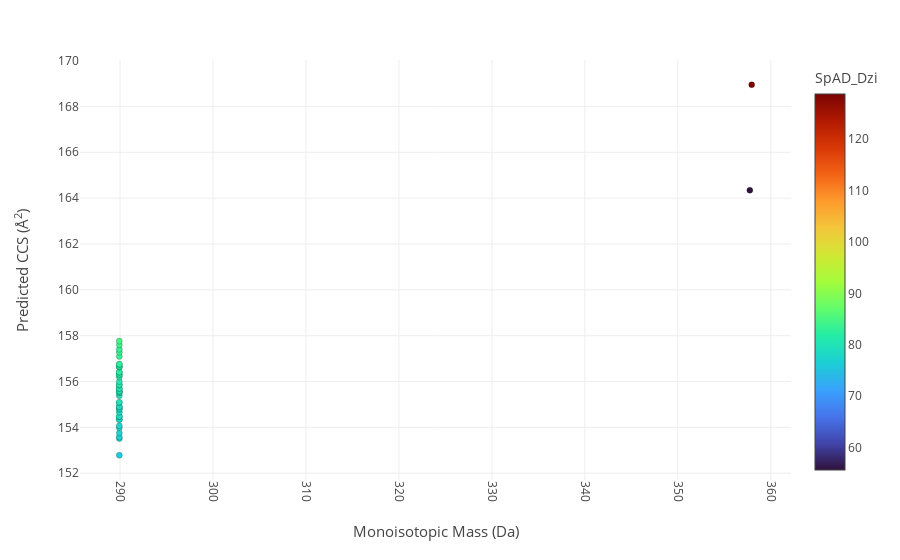

The cell this chart's notebook holds for it:
### Code cell
import plotly.express as px
high = 275
low = 250
figb = px.scatter(x=x2, 
                  y=y2, 
                  color_continuous_scale='Turbo'[0:100], 
                  color = color2, template = 'none')
    
figb.update_coloraxes(colorbar_title='SpAD_Dzi')

figb.update_xaxes(
        tickangle = 90,
        title_text = "Monoisotopic Mass (Da)",
        title_font = {"size": 15},
        title_standoff = 25)

figb.update_yaxes(
        title_text = "Predicted CCS (<span>&#8491;</span><sup>2</sup>)",
        title_font = {"size": 15},
        title_standoff = 25)


figb.update_traces(marker=dict(size=6,
                              line=dict(width=0.2,
                                        color='Black')),
                  selector=dict(mode='markers'))



figb.show()

### Figure 1 — Plotly figure (JSON) as saved in the notebook; plotly's stock layout.template omitted (floating-point values rounded to 4 significant figures)
{"data": [{"hovertemplate": "x=%{x}<br>y=%{y}<br>color=%{marker.color}<extra></extra>", "legendgroup": "", "marker": {"color": [128.8, 55.63, 76.02, 77.3, 77.08, 77.27, 78.26, 77.72, 78.49, 78.51, 78.34, 79.11, 78.74, 79.12, 79.3, 78.93, 78.96, 79.4, 79.7, 80.14, 80.0, 80.3, 80.36, 80.6, 80.17, 80.51, 80.8, 80.95, 80.61, 81.36, 81.53, 82.0, 81.85, 82.2, 82.01, 81.98, 81.82, 82.16, 82.8, 83.21, 83.37, 83.18, 84.0, 84.53], "coloraxis": "coloraxis", "line": {"color": "Black", "width": 0.2}, "size": 6, "symbol": "circle"}, "mode": "markers", "name": "", "orientation": "v", "showlegend": false, "type": "scatter", "x": [357.9, 357.7, 289.9, 289.9, 289.9, 289.9, 289.9, 289.9, 289.9, 289.9, 289.9, 289.9, 289.9, 289.9, 289.9, 289.9, 289.9, 289.9, 289.9, 289.9, 289.9, 289.9, 289.9, 289.9, 289.9, 289.9, 289.9, 289.9, 289.9, 289.9, 289.9, 289.9, 289.9, 289.9, 289.9, 289.9, 289.9, 289.9, 289.9, 289.9, 289.9, 289.9, 289.9, 289.9], "xaxis": "x", "y": [168.9, 164.3, 152.8, 153.5, 153.6, 153.8, 154.0, 154.1, 154.3, 154.3, 154.5, 154.5, 154.7, 154.8, 154.8, 154.9, 154.9, 155.1, 155.1, 155.4, 155.5, 155.5, 155.6, 155.6, 155.7, 155.7, 155.8, 155.9, 156.0, 156.2, 156.3, 156.3, 156.4, 156.4, 156.6, 156.6, 156.7, 156.7, 156.8, 157.1, 157.3, 157.4, 157.6, 157.8], "yaxis": "y"}], "layout": {"coloraxis": {"colorbar": {"title": {"text": "SpAD_Dzi"}}, "colorscale": [[0, "#30123b"], [0.07143, "#4145ab"], [0.1429, "#4675ed"], [0.2143, "#39a2fc"], [0.2857, "#1bcfd4"], [0.3571, "#24eca6"], [0.4286, "#61fc6c"], [0.5, "#a4fc3b"], [0.5714, "#d1e834"], [0.6429, "#f3c63a"], [0.7143, "#fe9b2d"], [0.7857, "#f36315"], [0.8571, "#d93806"], [0.9286, "#b11901"], [1, "#7a0402"]]}, "legend": {"tracegroupgap": 0}, "margin": {"t": 60}, "xaxis": {"anchor": "y", "domain": [0, 1], "tickangle": 90, "title": {"font": {"size": 15}, "standoff": 25, "text": "Monoisotopic Mass (Da)"}}, "yaxis": {"anchor": "x", "domain": [0, 1], "title": {"font": {"size": 15}, "standoff": 25, "text": "Predicted CCS (<span>&#8491;</span><sup>2</sup>)"}}}}
